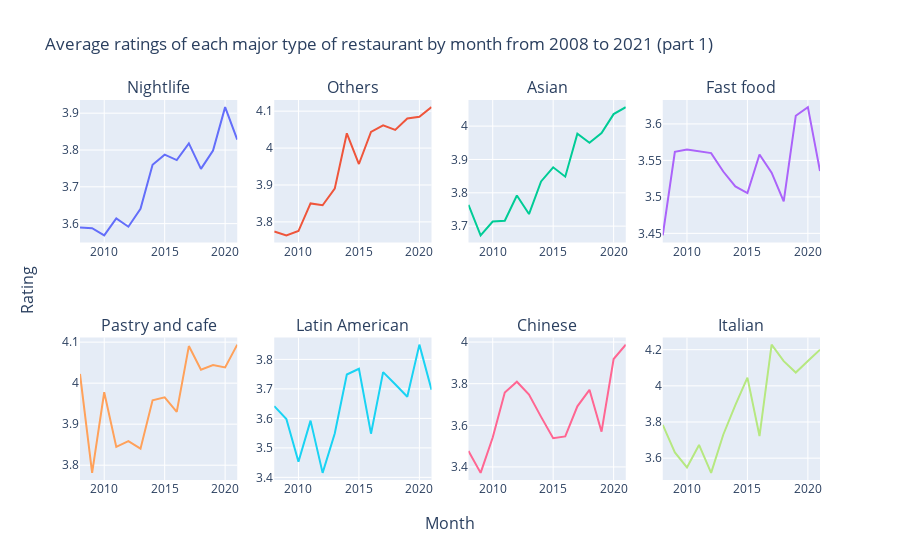

The notebook cell this image was saved under:
### Markdown cell above
We now look at the yearly average rating of each major type of restaurants from 2008 to 2021. Starting with the first half of the major restaurant types, here are a few observations:

* Throughout this period, customers in Philadelphia seemed to become more favourable towards restaurants of types Nightlife, Others (though the types of restaurants included in this cluster are very diverse so it will be difficult to pinpoint exactly what customers like), Asian, Italian as well as Pastry and cafe. The increases in the ratings of these types of restaurants also seemed stable (except there was a drop in ratings for Italian restaurants in 2016, but it bounced back quickly a year later).

* By contrast, the ratings for Chinese, Latin American and fast food types of restaurants seemed to have more fluctuations throughout this period. In particular, the average ratings by year for fast food are the lowest for all of the restaurant types identified by cluster analysis. Still, Chinese restaurants has become more favoured by customers in Philly since 2019.

### Code cell
# Plotting average ratings by cluster per month
ratings_per_cat_month = resto_post_2008.groupby(["date", "cluster"])["rating"].mean().reset_index()
unique_clus_name = resto_post_2008.cluster.unique()

# Indices for plotting purpose
half_n = len(unique_clus_name) // 2 + 1
row_idx = 1

fig = make_subplots(rows = 2, cols = 4, 
                    x_title="Month", y_title="Rating", 
                    subplot_titles = unique_clus_name[:half_n])

for i, clus in enumerate(unique_clus_name[:half_n]):
    
    col_idx = (i + 1) - 4 * (row_idx - 1)
    
    clus_ratings = ratings_per_cat_month.query('cluster == @clus')
    
    fig.add_trace(
        go.Scatter(x = clus_ratings.date,
                   y = clus_ratings.rating,
                   mode = "lines", 
                   name = clus, 
                   showlegend = False), 
        row = row_idx, col = col_idx
    )
    
    if col_idx % 4 == 0:
        row_idx += 1

fig.update_layout(title_text = "Average ratings of each major type of restaurant by month from 2008 to 2021 (part 1)")
fig.show()

### Figure 1 — Plotly figure (JSON) as saved in the notebook; plotly's stock layout.template omitted (floating-point values rounded to 4 significant figures)
{"data": [{"mode": "lines", "name": "Nightlife", "showlegend": false, "type": "scatter", "x": ["2008-01-01T00:00:00", "2009-01-01T00:00:00", "2010-01-01T00:00:00", "2011-01-01T00:00:00", "2012-01-01T00:00:00", "2013-01-01T00:00:00", "2014-01-01T00:00:00", "2015-01-01T00:00:00", "2016-01-01T00:00:00", "2017-01-01T00:00:00", "2018-01-01T00:00:00", "2019-01-01T00:00:00", "2020-01-01T00:00:00", "2021-01-01T00:00:00"], "xaxis": "x", "y": [3.59, 3.587, 3.568, 3.614, 3.592, 3.64, 3.76, 3.787, 3.773, 3.818, 3.749, 3.799, 3.916, 3.828], "yaxis": "y"}, {"mode": "lines", "name": "Others", "showlegend": false, "type": "scatter", "x": ["2008-01-01T00:00:00", "2009-01-01T00:00:00", "2010-01-01T00:00:00", "2011-01-01T00:00:00", "2012-01-01T00:00:00", "2013-01-01T00:00:00", "2014-01-01T00:00:00", "2015-01-01T00:00:00", "2016-01-01T00:00:00", "2017-01-01T00:00:00", "2018-01-01T00:00:00", "2019-01-01T00:00:00", "2020-01-01T00:00:00", "2021-01-01T00:00:00"], "xaxis": "x2", "y": [3.774, 3.763, 3.775, 3.85, 3.845, 3.89, 4.04, 3.957, 4.044, 4.062, 4.049, 4.08, 4.085, 4.111], "yaxis": "y2"}, {"mode": "lines", "name": "Asian", "showlegend": false, "type": "scatter", "x": ["2008-01-01T00:00:00", "2009-01-01T00:00:00", "2010-01-01T00:00:00", "2011-01-01T00:00:00", "2012-01-01T00:00:00", "2013-01-01T00:00:00", "2014-01-01T00:00:00", "2015-01-01T00:00:00", "2016-01-01T00:00:00", "2017-01-01T00:00:00", "2018-01-01T00:00:00", "2019-01-01T00:00:00", "2020-01-01T00:00:00", "2021-01-01T00:00:00"], "xaxis": "x3", "y": [3.764, 3.672, 3.714, 3.716, 3.792, 3.736, 3.834, 3.876, 3.848, 3.977, 3.95, 3.979, 4.036, 4.057], "yaxis": "y3"}, {"mode": "lines", "name": "Fast food", "showlegend": false, "type": "scatter", "x": ["2008-01-01T00:00:00", "2009-01-01T00:00:00", "2010-01-01T00:00:00", "2011-01-01T00:00:00", "2012-01-01T00:00:00", "2013-01-01T00:00:00", "2014-01-01T00:00:00", "2015-01-01T00:00:00", "2016-01-01T00:00:00", "2017-01-01T00:00:00", "2018-01-01T00:00:00", "2019-01-01T00:00:00", "2020-01-01T00:00:00", "2021-01-01T00:00:00"], "xaxis": "x4", "y": [3.447, 3.562, 3.565, 3.563, 3.56, 3.535, 3.514, 3.505, 3.558, 3.533, 3.494, 3.611, 3.623, 3.535], "yaxis": "y4"}, {"mode": "lines", "name": "Pastry and cafe", "showlegend": false, "type": "scatter", "x": ["2008-01-01T00:00:00", "2009-01-01T00:00:00", "2010-01-01T00:00:00", "2011-01-01T00:00:00", "2012-01-01T00:00:00", "2013-01-01T00:00:00", "2014-01-01T00:00:00", "2015-01-01T00:00:00", "2016-01-01T00:00:00", "2017-01-01T00:00:00", "2018-01-01T00:00:00", "2019-01-01T00:00:00", "2020-01-01T00:00:00", "2021-01-01T00:00:00"], "xaxis": "x5", "y": [4.023, 3.781, 3.978, 3.845, 3.859, 3.84, 3.958, 3.965, 3.93, 4.09, 4.033, 4.044, 4.038, 4.094], "yaxis": "y5"}, {"mode": "lines", "name": "Latin American", "showlegend": false, "type": "scatter", "x": ["2008-01-01T00:00:00", "2009-01-01T00:00:00", "2010-01-01T00:00:00", "2011-01-01T00:00:00", "2012-01-01T00:00:00", "2013-01-01T00:00:00", "2014-01-01T00:00:00", "2015-01-01T00:00:00", "2016-01-01T00:00:00", "2017-01-01T00:00:00", "2018-01-01T00:00:00", "2019-01-01T00:00:00", "2020-01-01T00:00:00", "2021-01-01T00:00:00"], "xaxis": "x6", "y": [3.642, 3.598, 3.453, 3.592, 3.415, 3.549, 3.749, 3.768, 3.548, 3.757, 3.716, 3.673, 3.85, 3.697], "yaxis": "y6"}, {"mode": "lines", "name": "Chinese", "showlegend": false, "type": "scatter", "x": ["2008-01-01T00:00:00", "2009-01-01T00:00:00", "2010-01-01T00:00:00", "2011-01-01T00:00:00", "2012-01-01T00:00:00", "2013-01-01T00:00:00", "2014-01-01T00:00:00", "2015-01-01T00:00:00", "2016-01-01T00:00:00", "2017-01-01T00:00:00", "2018-01-01T00:00:00", "2019-01-01T00:00:00", "2020-01-01T00:00:00", "2021-01-01T00:00:00"], "xaxis": "x7", "y": [3.476, 3.371, 3.541, 3.758, 3.81, 3.748, 3.641, 3.538, 3.547, 3.691, 3.771, 3.569, 3.919, 3.988], "yaxis": "y7"}, {"mode": "lines", "name": "Italian", "showlegend": false, "type": "scatter", "x": ["2008-01-01T00:00:00", "2009-01-01T00:00:00", "2010-01-01T00:00:00", "2011-01-01T00:00:00", "2012-01-01T00:00:00", "2013-01-01T00:00:00", "2014-01-01T00:00:00", "2015-01-01T00:00:00", "2016-01-01T00:00:00", "2017-01-01T00:00:00", "2018-01-01T00:00:00", "2019-01-01T00:00:00", "2020-01-01T00:00:00", "2021-01-01T00:00:00"], "xaxis": "x8", "y": [3.784, 3.632, 3.549, 3.673, 3.519, 3.73, 3.893, 4.045, 3.722, 4.228, 4.136, 4.073, 4.137, 4.2], "yaxis": "y8"}], "layout": {"annotations": [{"font": {"size": 16}, "showarrow": false, "text": "Nightlife", "x": 0.1062, "xanchor": "center", "xref": "paper", "y": 1, "yanchor": "bottom", "yref": "paper"}, {"font": {"size": 16}, "showarrow": false, "text": "Others", "x": 0.3688, "xanchor": "center", "xref": "paper", "y": 1, "yanchor": "bottom", "yref": "paper"}, {"font": {"size": 16}, "showarrow": false, "text": "Asian", "x": 0.6313, "xanchor": "center", "xref": "paper", "y": 1, "yanchor": "bottom", "yref": "paper"}, {"font": {"size": 16}, "showarrow": false, "text": "Fast food", "x": 0.8938, "xanchor": "center", "xref": "paper", "y": 1, "yanchor": "bottom", "yref": "paper"}, {"font": {"size": 16}, "showarrow": false, "text": "Pastry and cafe", "x": 0.1062, "xanchor": "center", "xref": "paper", "y": 0.375, "yanchor": "bottom", "yref": "paper"}, {"font": {"size": 16}, "showarrow": false, "text": "Latin American", "x": 0.3688, "xanchor": "center", "xref": "paper", "y": 0.375, "yanchor": "bottom", "yref": "paper"}, {"font": {"size": 16}, "showarrow": false, "text": "Chinese", "x": 0.6313, "xanchor": "center", "xref": "paper", "y": 0.375, "yanchor": "bottom", "yref": "paper"}, {"font": {"size": 16}, "showarrow": false, "text": "Italian", "x": 0.8938, "xanchor": "center", "xref": "paper", "y": 0.375, "yanchor": "bottom", "yref": "paper"}, {"font": {"size": 16}, "showarrow": false, "text": "Month", "x": 0.5, "xanchor": "center", "xref": "paper", "y": 0, "yanchor": "top", "yref": "paper", "yshift": -30}, {"font": {"size": 16}, "showarrow": false, "text": "Rating", "textangle": -90, "x": 0, "xanchor": "right", "xref": "paper", "xshift": -40, "y": 0.5, "yanchor": "middle", "yref": "paper"}], "title": {"text": "Average ratings of each major type of restaurant by month from 2008 to 2021 (part 1)"}, "xaxis": {"anchor": "y", "domain": [0, 0.2125]}, "xaxis2": {"anchor": "y2", "domain": [0.2625, 0.475]}, "xaxis3": {"anchor": "y3", "domain": [0.525, 0.7375]}, "xaxis4": {"anchor": "y4", "domain": [0.7875, 1]}, "xaxis5": {"anchor": "y5", "domain": [0, 0.2125]}, "xaxis6": {"anchor": "y6", "domain": [0.2625, 0.475]}, "xaxis7": {"anchor": "y7", "domain": [0.525, 0.7375]}, "xaxis8": {"anchor": "y8", "domain": [0.7875, 1]}, "yaxis": {"anchor": "x", "domain": [0.625, 1]}, "yaxis2": {"anchor": "x2", "domain": [0.625, 1]}, "yaxis3": {"anchor": "x3", "domain": [0.625, 1]}, "yaxis4": {"anchor": "x4", "domain": [0.625, 1]}, "yaxis5": {"anchor": "x5", "domain": [0, 0.375]}, "yaxis6": {"anchor": "x6", "domain": [0, 0.375]}, "yaxis7": {"anchor": "x7", "domain": [0, 0.375]}, "yaxis8": {"anchor": "x8", "domain": [0, 0.375]}}}
